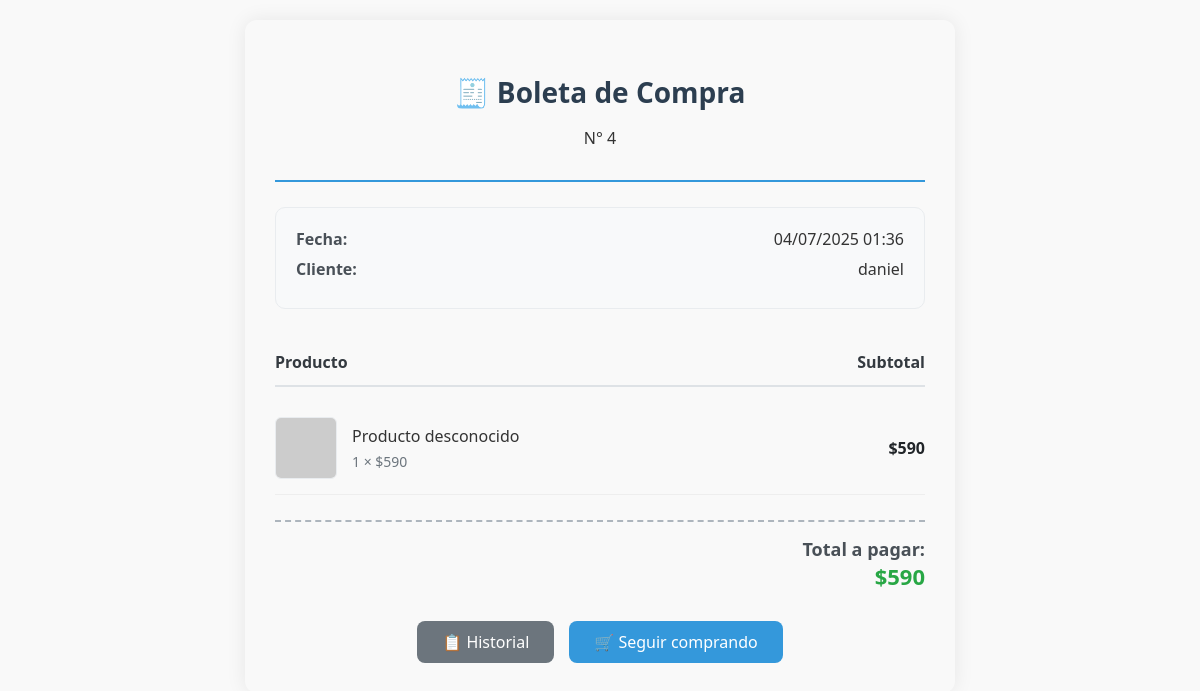
The page /boleta/4/ (signed in) on the database its author committed.
### tienda_web/models.py (models this page shows, shortened)
class Boleta(models.Model):
    usuario = models.ForeignKey(User, on_delete=models.CASCADE)
    total = models.DecimalField(max_digits=10, decimal_places=2)
    fecha = models.DateTimeField(auto_now_add=True)

class DetalleBoleta(models.Model):
    boleta = models.ForeignKey(Boleta, related_name='detalles', on_delete=models.CASCADE)
    producto_id = models.IntegerField(default=0)  # Valor por defecto temporal
    nombre_producto = models.CharField(max_length=255, default="Producto desconocido")
    cantidad = models.PositiveIntegerField(default=1)
    precio_unitario = models.DecimalField(max_digits=10, decimal_places=2, default=0)
    imagen_url = models.URLField(blank=True, default="")
    @property
    def subtotal(self):
        return self.cantidad * self.precio_unitario

### tienda_web/views.py (the view)
# urls.py: path('boleta/<int:boleta_id>/', views.ver_boleta, name='ver_boleta'),
def ver_boleta(request, boleta_id):
    if not request.user.is_authenticated:
        return redirect('login')
    try:
        boleta = Boleta.objects.get(id=boleta_id, usuario=request.user)
        detalles = boleta.detalles.all()  # Usamos la relación inversa
        print(f"Boleta ID: {boleta.id}")
        print(f"Total: {boleta.total}")
        print(f"Número de detalles: {detalles.count()}")
        return render(request, 'boleta_generada.html', {
            'boleta': boleta,
            'detalles': detalles
        })
    except Boleta.DoesNotExist:
        messages.error(request, "La boleta no existe")
        return redirect('historial_compras')

### tienda_web/templates/boleta_generada.html (shortened to what this page needs)
<!DOCTYPE html>
<html lang="es">
<head>
</head>
<body>
    <div class="header">
        <h2>🧾 Boleta de Compra</h2>
        <p>N° {{ boleta.id }}</p>
    </div>
    <div class="resumen">
        <div class="resumen-item">
            <span class="resumen-label">Fecha:</span>
            <span class="resumen-value">{{ boleta.fecha|date:"d/m/Y H:i" }}</span>
        </div>
        <div class="resumen-item">
            <span class="resumen-label">Cliente:</span>
            <span class="resumen-value">{{ boleta.usuario.username }}</span>
        </div>
    </div>
    <div class="productos-header">
        <span>Producto</span>
        <span>Subtotal</span>
    </div>
    {% for detalle in detalles %}
    <div class="producto-item">
        <div class="producto-info">
            {% if detalle.imagen_url %}
                <img src="{{ detalle.imagen_url }}" alt="{{ detalle.nombre_producto }}" class="producto-imagen">
            {% else %}
                <img src="https://via.placeholder.com/60/e9ecef/6c757d?text=Prod" class="producto-imagen">
            {% endif %}
            <div>
                <div class="producto-nombre">{{ detalle.nombre_producto }}</div>
                <div class="producto-detalle">{{ detalle.cantidad }} × ${{ detalle.precio_unitario|floatformat:0 }}</div>
            </div>
        </div>
        <div class="producto-precios">
            <div class="subtotal">${{ detalle.subtotal|floatformat:0 }}</div>
        </div>
    </div>
    {% endfor %}
    <div class="total-section">
        <div class="total-label">Total a pagar:</div>
        <div class="total-value">${{ boleta.total|floatformat:0 }}</div>
    </div>
    <div class="actions">
        <a href="{% url 'historial_compras' %}" class="btn btn-secondary">📋 Historial</a>
        <a href="{% url 'catalogo' %}" class="btn btn-primary">🛒 Seguir comprando</a>
    </div>
</body>
</html>

### tienda_web/templates/boleta_generada.html (style rules this page uses)
body { font-family: 'Segoe UI', Tahoma, Geneva, Verdana, sans-serif; background-color: #f9f9f9; color: #333; padding: 30px; max-width: 650px; margin: 20px auto; border-radius: 12px; box-shadow: 0 0 20px rgba(0,0,0,0.08); }
.header { text-align: center; margin-bottom: 25px; padding-bottom: 15px; border-bottom: 2px solid #3498db; }
.header h2 { color: #2c3e50; margin-bottom: 5px; font-size: 28px; }
.resumen { background-color: #f8f9fa; padding: 20px; border-radius: 10px; margin-bottom: 30px; border: 1px solid #e9ecef; }
.resumen-item { display: flex; justify-content: space-between; margin-bottom: 8px; }
.resumen-label { font-weight: 600; color: #495057; }
.resumen-value { font-weight: 500; }
.productos-header { display: flex; justify-content: space-between; padding: 12px 0; border-bottom: 2px solid #dee2e6; margin-bottom: 15px; font-weight: 600; color: #343a40; }
.producto-item { display: flex; justify-content: space-between; align-items: center; padding: 15px 0; border-bottom: 1px solid #eee; }
.producto-info { display: flex; align-items: center; flex: 2; }
.producto-imagen { width: 60px; height: 60px; object-fit: cover; border-radius: 6px; margin-right: 15px; border: 1px solid #e9ecef; }
.producto-nombre { font-weight: 500; margin-bottom: 5px; }
.producto-detalle { font-size: 14px; color: #6c757d; }
.producto-precios { text-align: right; flex: 1; }
.subtotal { font-weight: 600; color: #212529; }
.total-section { margin-top: 25px; padding-top: 15px; border-top: 2px dashed #adb5bd; text-align: right; }
.total-label { font-size: 18px; font-weight: 600; color: #495057; }
.total-value { font-size: 22px; font-weight: 700; color: #28a745; }
.actions { margin-top: 30px; display: flex; justify-content: center; gap: 15px; }
.btn { padding: 10px 25px; border-radius: 8px; text-decoration: none; font-weight: 500; transition: all 0.3s; }
.btn-primary { background-color: #3498db; color: white; }
.btn-secondary { background-color: #6c757d; color: white; }

### rows shown on the page
Boleta: id "4", fecha "04/07/2025 01:36", usuario.username "daniel", total "590"
DetalleBoleta: nombre_producto "Producto desconocido", cantidad "1", precio_unitario "590", subtotal "590"
